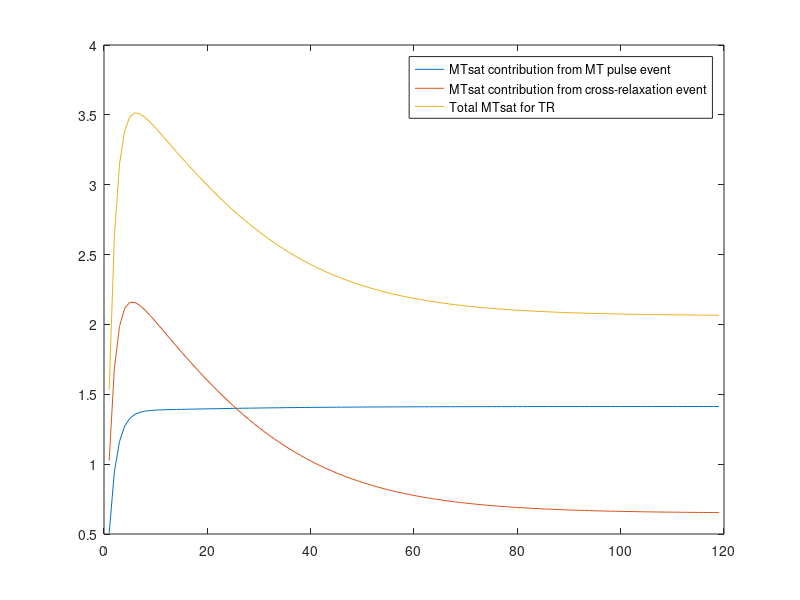

Here is the MATLAB script that generated this plot:
clear all, close all, clc

%% Load Mz before and after for each TR

load('sim2.mat')

%% Plot Mz before and after for each TR

figure()

figure()
plot((1-(Mz_after-delta_Mz_T1relax)./Mz_before)*100)

hold on
plot((1-(M0_remainingTR_free-delta_Mz_T1relax_remaining)./Mz_before)*100)
plot((1-(Mz_after-delta_Mz_T1relax)./Mz_before)*100+(1-(M0_remainingTR_free-delta_Mz_T1relax_remaining)./Mz_before)*100)

legend('MTsat contribution from MT pulse event', 'MTsat contribution from cross-relaxation event', 'Total MTsat for TR')

